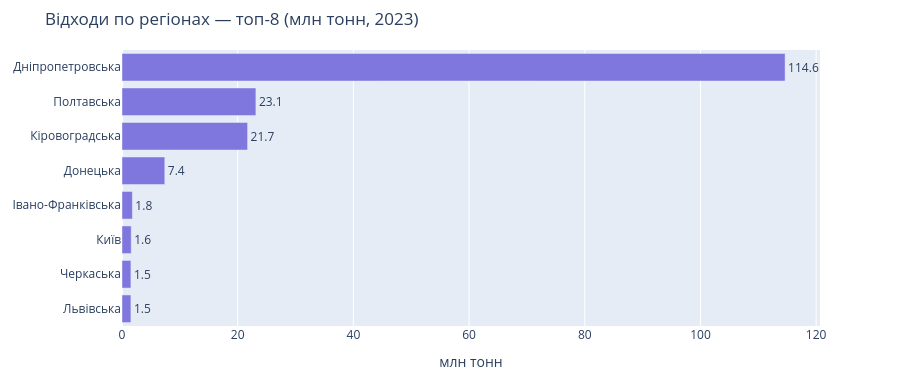

The notebook cell this image was saved under:
### Code cell
# ГРАФІК 4 — Регіони топ-8

fig4 = go.Figure(go.Bar(
    x=reg_top8["val_m"],
    y=reg_top8["region"],
    orientation="h",
    marker_color="#7F77DD",
    text=reg_top8["val_m"].apply(lambda v: f"{v:.1f}"),
    textposition="outside",
    hovertemplate="%{y}: %{x:.1f} млн т<extra></extra>",
))
fig4.update_layout(
    title="Відходи по регіонах — топ-8 (млн тонн, 2023)",
    xaxis_title="млн тонн",
    height=380,
    margin=dict(l=20, r=80, t=50, b=40),
)

### Figure 1 — Plotly figure (JSON) as saved in the notebook; plotly's stock layout.template omitted (floating-point values rounded to 4 significant figures)
{"data": [{"hovertemplate": "%{y}: %{x:.1f} млн т<extra></extra>", "marker": {"color": "#7F77DD"}, "orientation": "h", "text": ["1.5", "1.5", "1.6", "1.8", "7.4", "21.7", "23.1", "114.6"], "textposition": "outside", "type": "bar", "x": [1.539, 1.539, 1.594, 1.79, 7.398, 21.71, 23.14, 114.6], "y": ["Львівська", "Черкаська", "Київ", "Івано-Франківська", "Донецька", "Кіровоградська", "Полтавська", "Дніпропетровська"]}], "layout": {"height": 380, "margin": {"b": 40, "l": 20, "r": 80, "t": 50}, "title": {"text": "Відходи по регіонах — топ-8 (млн тонн, 2023)"}, "xaxis": {"title": {"text": "млн тонн"}}}}
